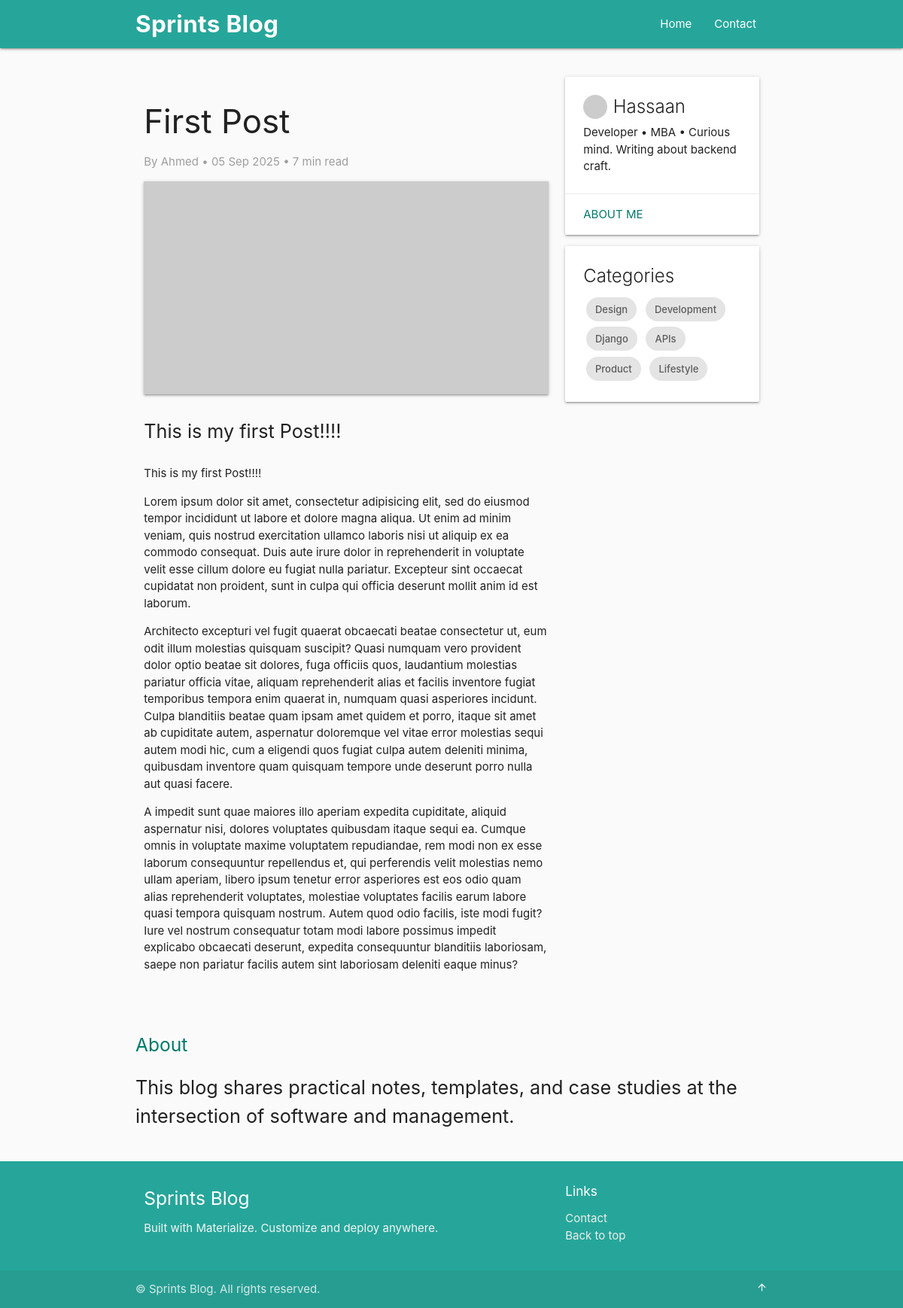
/blog/first-post/, run on the app's committed database.
### blog/models.py (models this page shows, shortened)
class Post(models.Model):
    title = models.CharField(max_length=200)
    body = models.TextField()
    created_at = models.DateTimeField(auto_now_add=True)
    updated_at = models.DateTimeField(auto_now=True)
    author = models.ForeignKey("users.User", on_delete=models.CASCADE)
    slug = models.SlugField(default = "", null=False, blank=True, editable=False)

### users/models.py (models this page shows)
class User(AbstractUser):
    first_name = None
    last_name = None
    name = models.CharField(max_length=150)

### blog/views.py (the view)
# urls.py: path("<str:slug>/", blog_post, name="blog-post"),
def blog_post(request, slug: str):
    try:
        post = Post.objects.get(slug=slug)
    except Post.DoesNotExist:
        raise Http404()
    return render(request, "blog/post.html", context={"post": post})

### blog/templates/blog/post.html
{% extends "blog/base.html" %}
{% block body %}
<article id="post" class="section">
    <h3>{{ post.title }}</h3>
    <p class="grey-text">By {{post.author.name}} • {{post.created_at|date:"d M Y"}} • 7 min read</p>
    <img class="responsive-img z-depth-1" src="https://picsum.photos/1200/630" alt="Cover" />
    <p class="flow-text">{{post.body|truncatechars:25}}</p>
    <p>{{ post.body }}</p>
    {% lorem 3 p %}
</article>
{% endblock %}

### blog/static/blog/base.css (style rules this page uses)
body { background: #fafafa; }

### data on the page
Post: title "First Post", author.name "Ahmed", created_at "05 Sep 2025", body "This is my first Post!!!!"
